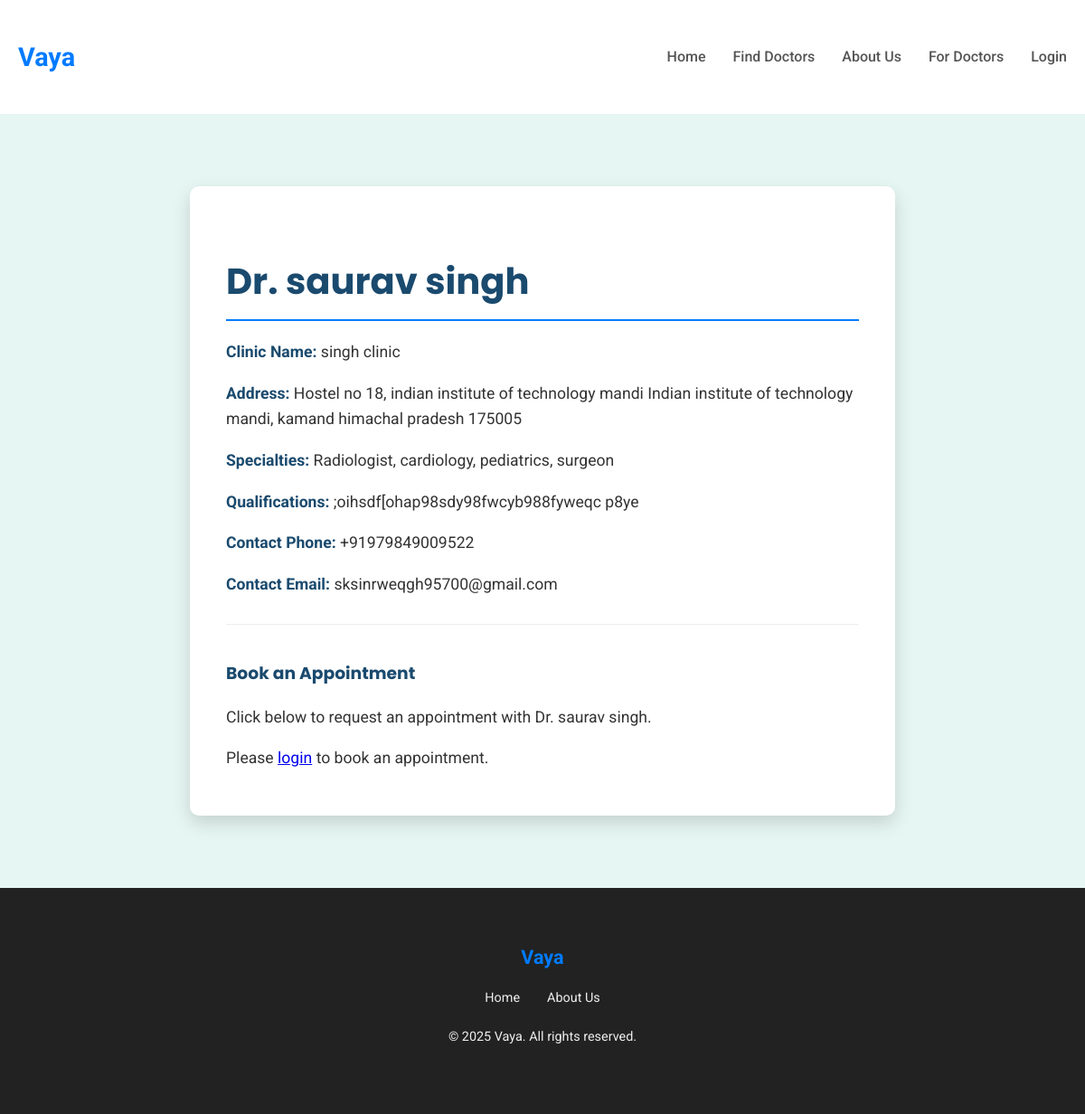
The app's page /doctors/2/ with its own data.
### doctors/models.py (models this page shows, shortened)
class Doctor(models.Model):
    user = models.OneToOneField(settings.AUTH_USER_MODEL, on_delete=models.CASCADE, related_name='doctor_login_profile', null=True, blank=True)
    clinic_name = models.CharField(max_length=200)
    clinic_address = models.TextField()
    full_name = models.CharField(max_length=255)
    contact_email = models.EmailField(unique=True, default='')
    contact_phone = models.CharField(max_length=15, unique=True)
    qualifications = models.TextField(blank=True, null=True)
    specialties = models.ManyToManyField(Specialty, related_name='doctors')
    is_approved = models.BooleanField(default=False)
    created_at = models.DateTimeField(auto_now_add=True)
    DAYS_OF_WEEK_CHOICES = (
        ('Monday', 'Monday'),
        ('Tuesday', 'Tuesday'),
        ('Wednesday', 'Wednesday'),
        ('Thursday', 'Thursday'),
        ('Friday', 'Friday'),
        ('Saturday', 'Saturday'),
        ('Sunday', 'Sunday'),
    )
    working_days = models.CharField(max_length=100, blank=True, null=True, help_text="Comma-separated list of working days (e.g., Monday,Tuesday,Friday)")
    start_time = models.TimeField(blank=True, null=True)
    end_time = models.TimeField(blank=True, null=True)

class Specialty(models.Model):
    name = models.CharField(max_length=100, unique=True)
    class Meta:
        verbose_name_plural = "Specialties"
        ordering = ['name']

### doctors/views.py (the view)
# urls.py: path('<int:doctor_id>/', views.doctor_detail, name='doctor_detail'),
def doctor_detail(request, doctor_id):
    doctor = get_object_or_404(Doctor, id=doctor_id, is_approved=True)
    context = {
        'doctor': doctor,
    }
    return render(request, 'doctors/doctor_detail.html', context)

### templates/doctors/doctor_detail.html (shortened to what this page needs)
{% extends 'base.html' %}
{% block content %}
    <section class="profile-section">
        <div class="container">
            <div class="doctor-profile">
                <h1>Dr. {{ doctor.full_name }}</h1>
                <p><strong>Clinic Name:</strong> {{ doctor.clinic_name }}</p>
                <p><strong>Address:</strong> {{ doctor.clinic_address }}</p>
                <p><strong>Specialties:</strong>
                    {% for specialty in doctor.specialties.all %}
                        {{ specialty.name }}{% if not forloop.last %}, {% endif %}
                    {% empty %}
                        N/A
                    {% endfor %}
                </p>
                <p><strong>Qualifications:</strong> {{ doctor.qualifications|default:"Not provided" }}</p>
                <p><strong>Contact Phone:</strong> {{ doctor.contact_phone }}</p>
                <p><strong>Contact Email:</strong> {{ doctor.contact_email|default:"Not provided" }}</p>
                <div style="margin-top: 30px; padding-top: 20px; border-top: 1px solid #eee;">
                    <h3>Book an Appointment</h3>
                    <p>Click below to request an appointment with Dr. {{ doctor.full_name }}.</p>
                    {% if user.is_authenticated %}
                        <a href="{% url 'book_appointment' doctor.id %}" class="btn-primary">Book Appointment Now</a>
                    {% else %}
                        <p>Please <a href="{% url 'login' %}">login</a> to book an appointment.</p>
                    {% endif %}
                </div>
            </div>
        </div>
    </section>
{% endblock %}

### templates/base.html (style rules this page uses)
body { margin: 0; font-family: 'Roboto', sans-serif; line-height: 1.6; color: #333; background-color: #f8fcfb; display: flex; flex-direction: column; min-height: 100vh; }
h1, h2, h3 { font-family: 'Poppins', sans-serif; color: #1a4a6e; }
.container { max-width: 1200px; margin: 0 auto; padding: 20px; }

### templates/doctors/doctor_detail.html (style rules this page uses)
.profile-section { flex-grow: 1; padding: 60px 0; background-color: #e6f6f2; display: flex; align-items: center; justify-content: center; }
.doctor-profile { background-color: #fff; padding: 40px; border-radius: 10px; box-shadow: 0 8px 20px rgba(0,0,0,0.15); width: 100%; max-width: 700px; text-align: left; }
.doctor-profile h1 { font-size: 2.5em; margin-bottom: 20px; border-bottom: 2px solid #007bff; padding-bottom: 10px; }
.doctor-profile p { margin-bottom: 10px; font-size: 1.1em; }
.doctor-profile strong { color: #1a4a6e; }

### records on screen
Doctor: full_name "saurav singh", clinic_name "singh clinic", clinic_address "Hostel no 18, indian institute of technology mandi Indian institute of technology mandi, kamand himachal pradesh 175005", qualifications ";oihsdf[ohap98sdy98fwcyb988fyweqc p8ye", contact_phone "+91979849009522", contact_email "sksinrweqgh95700@gmail.com"
Specialty: name "Radiologist"
Specialty: name "cardiology"
Specialty: name "pediatrics"
Specialty: name "surgeon"
